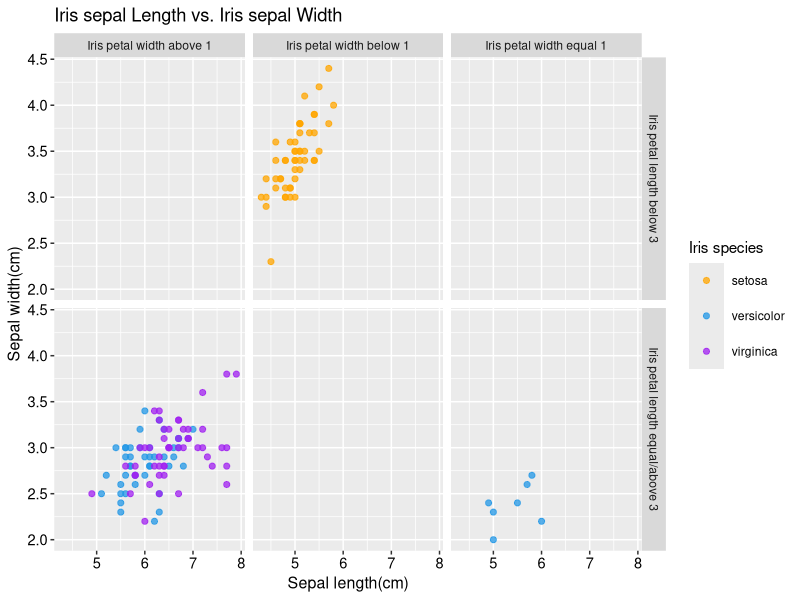

The R script that drew this image:
## ---- chunk 1
dataa<-data("iris")
library (ggplot2)
iris$Sepal.Length
iris$Sepal.Width
iris$Species
unique(iris$Species)
iris$Petal.Width[(which(iris$Petal.Width<1))]<-"Iris petal width below 1"
those<-c("1.4","1.5" ,"1.3"  , "1.6"  ,  "1.1"  ,  "1.8"  ,"1.2"  , "1.7" , "2.5"  , "1.9", "2.1" ,"2.2" , "2","2.4", "2.3" )
iris$Petal.Width[(which(iris$Petal.Width %in% those))]<-"Iris petal width above 1"
iris$Petal.Width[(which(iris$Petal.Width == "1"))]<-"Iris petal width equal 1"

iris$Petal.Length[(which(iris$Petal.Length<3))]<-"Iris petal length below 3"
unique(iris$Petal.Length)
those<-c("4.7",      "4.5"  , "4.9"  ,"4" , "4.6"  , "3.3"  ,"3.9"  ,  "3.5"   , "4.2", "3.6"   ,"4.4"  ,  "4.1" ,  "4.8" ,   "4.3"   , "5","3.8"         ,"3.7","5.1"  ,"6"              ,    "5.9"                ,      "5.6"              ,       "5.8"             ,         "6.6"       ,"6.3"  ,  "6.1", "5.3"   , "5.5"  ,"6.7" , "6.9" , "5.7" ,  "6.4"  , "5.4"  ,"5.2" ,"3"       )
iris$Petal.Length[(which(iris$Petal.Length %in% those))]<-"Iris petal length equal/above 3"


ggplot(iris, aes(x=as.numeric(`Sepal.Length`),y=as.numeric(`Sepal.Width`),color = `Species`))+geom_point(alpha=0.75,size=1.75)+labs(x="Sepal length(cm)")+labs(y="Sepal width(cm)",size=2)+ggtitle("Iris sepal Length vs. Iris sepal Width")+ labs(color = "Iris species")+scale_colour_manual(values =c("orange",4,"purple"))+
  theme(legend.key.size = unit(0.9, 'cm'))+theme(axis.title.x = element_text(size = 11.5),axis.title.y = element_text(size = 11.5),axis.text.x = element_text(size = 10.5,colour="black"),axis.text.y = element_text(size = 10.5,colour="black"))+scale_x_continuous( breaks=c(4,5,6,7,8))+facet_grid(Petal.Length~Petal.Width)
